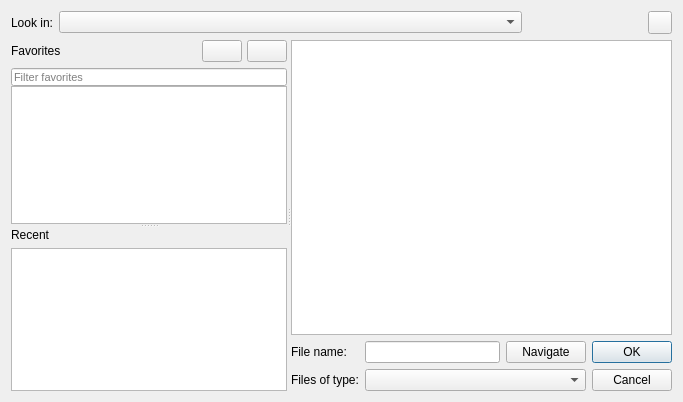
<?xml version="1.0" encoding="UTF-8"?>
<ui version="4.0">
 <class>pqFileDialog</class>
 <widget class="QDialog" name="pqFileDialog">
  <property name="geometry">
   <rect>
    <x>0</x>
    <y>0</y>
    <width>683</width>
    <height>402</height>
   </rect>
  </property>
  <property name="windowTitle">
   <string>Dialog</string>
  </property>
  <layout class="QGridLayout" name="gridLayout">
   <item row="0" column="0">
    <layout class="QHBoxLayout" stretch="0,1,0,0,0,0,0">
     <property name="spacing">
      <number>6</number>
     </property>
     <property name="leftMargin">
      <number>0</number>
     </property>
     <property name="topMargin">
      <number>0</number>
     </property>
     <property name="rightMargin">
      <number>0</number>
     </property>
     <property name="bottomMargin">
      <number>0</number>
     </property>
     <item>
      <widget class="QLabel" name="label_3">
       <property name="text">
        <string>Look in:</string>
       </property>
      </widget>
     </item>
     <item>
      <widget class="QComboBox" name="Parents">
       <property name="sizePolicy">
        <sizepolicy hsizetype="Expanding" vsizetype="Fixed">
         <horstretch>0</horstretch>
         <verstretch>0</verstretch>
        </sizepolicy>
       </property>
      </widget>
     </item>
     <item>
      <widget class="QToolButton" name="NavigateBack">
       <property name="text">
        <string/>
       </property>
       <property name="autoRaise">
        <bool>true</bool>
       </property>
      </widget>
     </item>
     <item>
      <widget class="QToolButton" name="NavigateForward">
       <property name="text">
        <string/>
       </property>
       <property name="autoRaise">
        <bool>true</bool>
       </property>
      </widget>
     </item>
     <item>
      <widget class="QToolButton" name="NavigateUp">
       <property name="text">
        <string/>
       </property>
       <property name="autoRaise">
        <bool>true</bool>
       </property>
      </widget>
     </item>
     <item>
      <widget class="QToolButton" name="CreateFolder">
       <property name="text">
        <string/>
       </property>
       <property name="autoRaise">
        <bool>true</bool>
       </property>
      </widget>
     </item>
     <item>
      <widget class="QToolButton" name="ShowDetail">
       <property name="toolTip">
        <string>Toggle file details. This may affect performance for large directories on certain file systems.</string>
       </property>
       <property name="text">
        <string/>
       </property>
       <property name="checkable">
        <bool>true</bool>
       </property>
      </widget>
     </item>
    </layout>
   </item>
   <item row="1" column="0">
    <widget class="QSplitter" name="mainSplitter">
     <property name="orientation">
      <enum>Qt::Horizontal</enum>
     </property>
     <widget class="QSplitter" name="splitter">
      <property name="sizePolicy">
       <sizepolicy hsizetype="Preferred" vsizetype="Expanding">
        <horstretch>0</horstretch>
        <verstretch>0</verstretch>
       </sizepolicy>
      </property>
      <property name="orientation">
       <enum>Qt::Vertical</enum>
      </property>
      <widget class="QWidget" name="favoritesLayoutWidget">
       <layout class="QVBoxLayout" name="favoritesVerticalLayout">
        <property name="spacing">
         <number>0</number>
        </property>
        <item>
         <layout class="QHBoxLayout" name="favoritesHorizontalLayout">
          <property name="spacing">
           <number>5</number>
          </property>
          <item>
           <widget class="QLabel" name="favoritesLabel">
            <property name="text">
             <string>Favorites</string>
            </property>
           </widget>
          </item>
          <item>
           <widget class="QPushButton" name="AddCurrentDirectoryToFavorites">
            <property name="sizePolicy">
             <sizepolicy hsizetype="Fixed" vsizetype="Fixed">
              <horstretch>0</horstretch>
              <verstretch>0</verstretch>
             </sizepolicy>
            </property>
            <property name="toolTip">
             <string>Add current directory to favorites</string>
            </property>
            <property name="text">
             <string/>
            </property>
            <property name="icon">
             <iconset theme="list-add">
              <normaloff>.</normaloff>.</iconset>
            </property>
           </widget>
          </item>
          <item>
           <widget class="QPushButton" name="ResetFavortiesToSystemDefault">
            <property name="sizePolicy">
             <sizepolicy hsizetype="Fixed" vsizetype="Fixed">
              <horstretch>0</horstretch>
              <verstretch>0</verstretch>
             </sizepolicy>
            </property>
            <property name="toolTip">
             <string>Reset favorites to system default</string>
            </property>
            <property name="text">
             <string/>
            </property>
            <property name="icon">
             <iconset theme="view-refresh">
              <normaloff>.</normaloff>.</iconset>
            </property>
           </widget>
          </item>
         </layout>
        </item>
        <item>
         <spacer name="verticalSpacer">
          <property name="orientation">
           <enum>Qt::Vertical</enum>
          </property>
          <property name="sizeType">
           <enum>QSizePolicy::Minimum</enum>
          </property>
          <property name="sizeHint" stdset="0">
           <size>
            <width>20</width>
            <height>6</height>
           </size>
          </property>
         </spacer>
        </item>
        <item>
         <widget class="QLineEdit" name="favoritesSearchBar">
          <property name="maximumSize">
           <size>
            <width>16777215</width>
            <height>18</height>
           </size>
          </property>
          <property name="font">
           <font>
            <pointsize>8</pointsize>
           </font>
          </property>
          <property name="toolTip">
           <string>Filter favorites panel</string>
          </property>
          <property name="placeholderText">
           <string>Filter favorites</string>
          </property>
          <property name="clearButtonEnabled">
           <bool>true</bool>
          </property>
         </widget>
        </item>
        <item>
         <widget class="QListView" name="Favorites">
          <property name="sizePolicy">
           <sizepolicy hsizetype="Preferred" vsizetype="Expanding">
            <horstretch>1</horstretch>
            <verstretch>0</verstretch>
           </sizepolicy>
          </property>
          <property name="minimumSize">
           <size>
            <width>100</width>
            <height>0</height>
           </size>
          </property>
          <property name="selectionMode">
           <enum>QAbstractItemView::NoSelection</enum>
          </property>
          <property name="selectionBehavior">
           <enum>QAbstractItemView::SelectRows</enum>
          </property>
         </widget>
        </item>
       </layout>
      </widget>
      <widget class="QWidget" name="recentLayoutWidget">
       <layout class="QVBoxLayout" name="recentVerticalLayout">
        <item>
         <layout class="QHBoxLayout" name="recentHorizontalLayout">
          <item>
           <widget class="QLabel" name="recentLabel">
            <property name="text">
             <string>Recent</string>
            </property>
           </widget>
          </item>
         </layout>
        </item>
        <item>
         <widget class="QListView" name="Recent">
          <property name="sizePolicy">
           <sizepolicy hsizetype="Preferred" vsizetype="Expanding">
            <horstretch>1</horstretch>
            <verstretch>0</verstretch>
           </sizepolicy>
          </property>
          <property name="minimumSize">
           <size>
            <width>100</width>
            <height>0</height>
           </size>
          </property>
          <property name="selectionMode">
           <enum>QAbstractItemView::NoSelection</enum>
          </property>
          <property name="selectionBehavior">
           <enum>QAbstractItemView::SelectRows</enum>
          </property>
         </widget>
        </item>
       </layout>
      </widget>
     </widget>
     <widget class="QWidget" name="layoutWidget">
      <layout class="QVBoxLayout" name="verticalLayout">
       <item>
        <widget class="QTreeView" name="Files">
         <property name="sizePolicy">
          <sizepolicy hsizetype="Expanding" vsizetype="Expanding">
           <horstretch>2</horstretch>
           <verstretch>0</verstretch>
          </sizepolicy>
         </property>
        </widget>
       </item>
       <item>
        <layout class="QGridLayout">
         <property name="leftMargin">
          <number>0</number>
         </property>
         <property name="topMargin">
          <number>0</number>
         </property>
         <property name="rightMargin">
          <number>0</number>
         </property>
         <property name="bottomMargin">
          <number>0</number>
         </property>
         <property name="spacing">
          <number>6</number>
         </property>
         <item row="0" column="0">
          <widget class="QLabel" name="EntityNameLabel">
           <property name="text">
            <string>File name:</string>
           </property>
          </widget>
         </item>
         <item row="0" column="1">
          <widget class="QLineEdit" name="EntityName"/>
         </item>
         <item row="1" column="0">
          <widget class="QLabel" name="EntityTypeLabel">
           <property name="text">
            <string>Files of type:</string>
           </property>
          </widget>
         </item>
         <item row="0" column="3">
          <widget class="QPushButton" name="OK">
           <property name="text">
            <string>OK</string>
           </property>
           <property name="default">
            <bool>true</bool>
           </property>
          </widget>
         </item>
         <item row="1" column="3">
          <widget class="QPushButton" name="Cancel">
           <property name="text">
            <string>Cancel</string>
           </property>
          </widget>
         </item>
         <item row="0" column="2">
          <widget class="QPushButton" name="Navigate">
           <property name="toolTip">
            <string>Go to the selected directory, instead of opening it</string>
           </property>
           <property name="text">
            <string>Navigate</string>
           </property>
          </widget>
         </item>
         <item row="1" column="1" colspan="2">
          <widget class="pqFileComboBox" name="EntityType">
           <property name="sizeAdjustPolicy">
            <enum>QComboBox::AdjustToContentsOnFirstShow</enum>
           </property>
          </widget>
         </item>
        </layout>
       </item>
      </layout>
     </widget>
    </widget>
   </item>
  </layout>
 </widget>
 <customwidgets>
  <customwidget>
   <class>pqFileComboBox</class>
   <extends>QComboBox</extends>
   <header>pqFileDialog.h</header>
  </customwidget>
 </customwidgets>
 <tabstops>
  <tabstop>EntityName</tabstop>
  <tabstop>EntityType</tabstop>
  <tabstop>OK</tabstop>
  <tabstop>Cancel</tabstop>
  <tabstop>Parents</tabstop>
  <tabstop>NavigateBack</tabstop>
  <tabstop>NavigateForward</tabstop>
  <tabstop>NavigateUp</tabstop>
  <tabstop>CreateFolder</tabstop>
  <tabstop>Favorites</tabstop>
  <tabstop>Files</tabstop>
 </tabstops>
 <resources/>
 <connections>
  <connection>
   <sender>OK</sender>
   <signal>clicked()</signal>
   <receiver>pqFileDialog</receiver>
   <slot>accept()</slot>
   <hints>
    <hint type="sourcelabel">
     <x>487</x>
     <y>371</y>
    </hint>
    <hint type="destinationlabel">
     <x>60</x>
     <y>368</y>
    </hint>
   </hints>
  </connection>
  <connection>
   <sender>Cancel</sender>
   <signal>clicked()</signal>
   <receiver>pqFileDialog</receiver>
   <slot>reject()</slot>
   <hints>
    <hint type="sourcelabel">
     <x>487</x>
     <y>404</y>
    </hint>
    <hint type="destinationlabel">
     <x>84</x>
     <y>388</y>
    </hint>
   </hints>
  </connection>
 </connections>
</ui>
